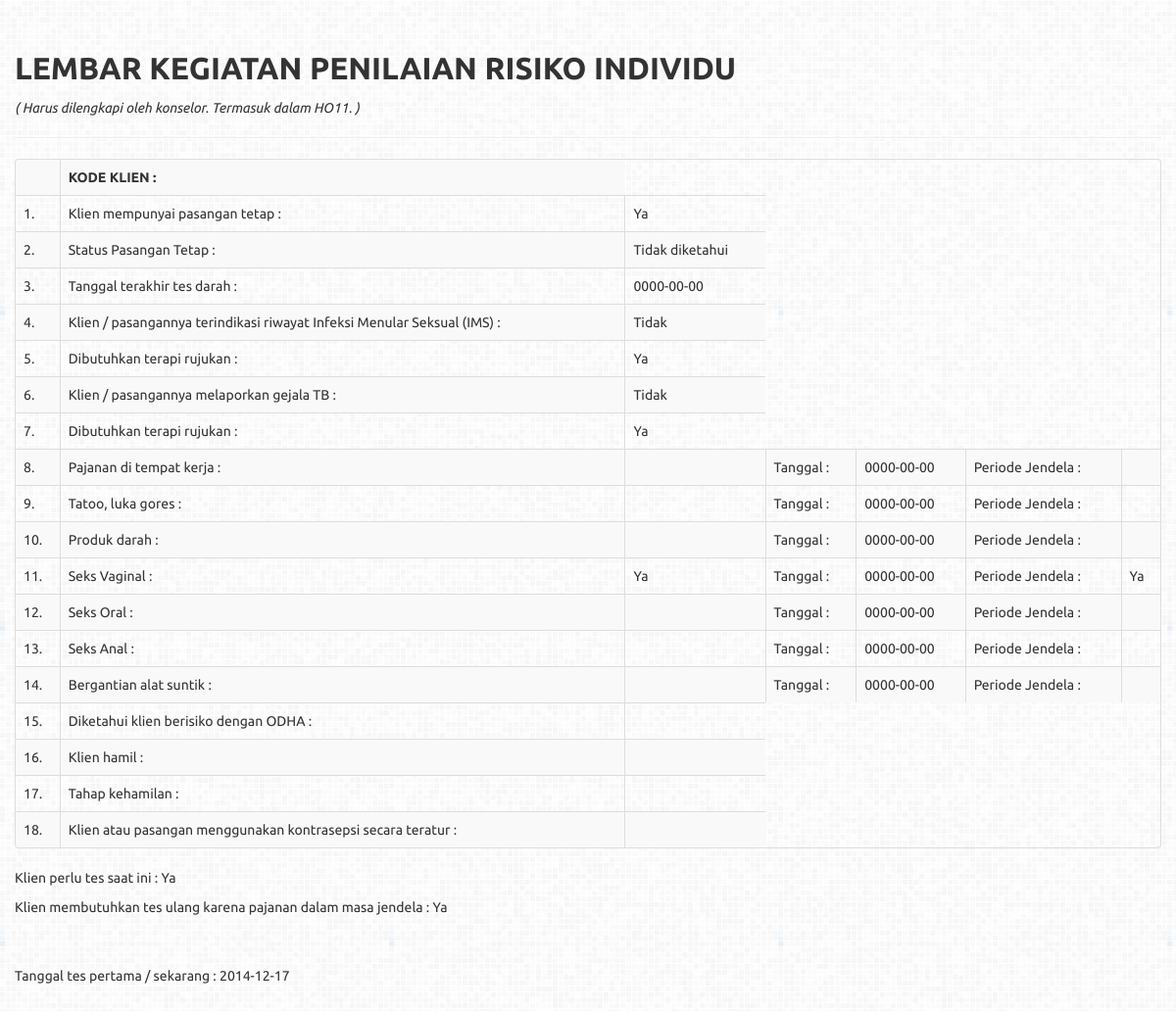
Screenshot of /user/view_lkpri.php with the database file from the repository.
### tables this page shows
CREATE TABLE IF NOT EXISTS `data_pasien` (
  `id_pasien` int(11) NOT NULL AUTO_INCREMENT,
  `kode_klien` varchar(20) NOT NULL,
  `nama_pasien` varchar(99) NOT NULL,
  `umur_pasien` int(3) NOT NULL,
  `ttl_pasien` varchar(20) NOT NULL,
  `alamat_pasien` varchar(100) NOT NULL,
  `notelp_pasien` varchar(99) NOT NULL,
  `konselor_pasien` varchar(99) NOT NULL,
  `tgl_konseling` varchar(20) NOT NULL,
  `kelamin_pasien` varchar(99) NOT NULL,
  `alasan_tes` varchar(99) NOT NULL,
  `tahu_vct` varchar(99) NOT NULL,
  `dengar_hiv` varchar(99) NOT NULL,
  `dengar_dari` varchar(10) NOT NULL,
  `pengetahuan_hiv` varchar(99) NOT NULL,
  `risk_penularan` varchar(99) NOT NULL,
  `pasangan_sex` varchar(99) NOT NULL,
  `status_perkawinan` varchar(99) NOT NULL,
  `kelamin_pasangan` varchar(99) NOT NULL,
  `terakhir_risk` varchar(20) NOT NULL,
  `suku_bangsa` varchar(99) NOT NULL,
  `agama_pasien` varchar(99) NOT NULL,
  `pendidikan_terakhir` varchar(99) NOT NULL,
  `pekerjaan_pasien` varchar(99) NOT NULL,
  `tindak_lanjut` varchar(99) NOT NULL,
  `lama_konseling` varchar(99) NOT NULL,
  `status_risk` varchar(99) NOT NULL,
  `keluhan_pasien` varchar(99) NOT NULL,
  `situasi_konseling` varchar(99) NOT NULL,
  `punya_pasangan` varchar(99) NOT NULL,
  `status_pasangan` varchar(99) NOT NULL,
  `tanggal_tesdarah` varchar(20) NOT NULL,
  `indikasi_pasangan_ims` varchar(99) NOT NULL,
  `terapi_rujukan_ims` varchar(99) NOT NULL,
  `gejala_tb` varchar(99) NOT NULL,
  `terapi_rujukan_tb` varchar(99) NOT NULL,
  `pajanan_tpt_kerja` varchar(99) NOT NULL,
  `tgl_pajanan` varchar(20) NOT NULL,
  `jend_pajanan` varchar(99) NOT NULL,
  `tato_luka` varchar(99) NOT NULL,
  `tgl_tato` varchar(20) NOT NULL,
  `jend_tato` varchar(99) NOT NULL,
  `produk_darah` varchar(99) NOT NULL,
  `tgl_produk_darah` varchar(20) NOT NULL,
  `jend_produk_darah` varchar(99) NOT NULL,
  `seks_vagina` varchar(99) NOT NULL,
  `tgl_vagina` varchar(20) NOT NULL,
  `jend_vagina` varchar(99) NOT NULL,
  `seks_oral` varchar(99) NOT NULL,
  `tgl_oral` varchar(20) NOT NULL,
  `jend_oral` varchar(99) NOT NULL,
  `seks_anal` varchar(99) NOT NULL,
  `tgl_anal` varchar(20) NOT NULL,
  `jend_anal` varchar(99) NOT NULL,
  `ganti_suntik` varchar(99) NOT NULL,
  `tgl_suntik` varchar(20) NOT NULL,
  `jend_suntik` varchar(99) NOT NULL,
  `risk_odha` varchar(99) NOT NULL,
  `pasien_hamil` varchar(99) NOT NULL,
  `tahap_hamil` varchar(99) NOT NULL,
  `kontrasepsi_teratur` varchar(99) NOT NULL,
  `perlu_tes` varchar(99) NOT NULL,
  `tesulang_jend` varchar(99) NOT NULL,
  `tgl_tes_pertama` varchar(20) NOT NULL,
  `tgl_tes_ulang` varchar(20) NOT NULL,
  PRIMARY KEY (`id_pasien`)
);

### user/view_lkpri.php (the view, shortened to what this page needs)
 <?php
include '../template/header.php';
?>
<div class="container">
				<h2>LEMBAR KEGIATAN PENILAIAN RISIKO INDIVIDU</h2>
                <p><i>( Harus dilengkapi oleh konselor. Termasuk dalam HO11. )</i></p>
	<hr />
<table class="table table-bordered table-striped">
    <?php
        $query="SELECT * FROM data_pasien where id_pasien='1'";
        $result=mysql_query($query) or die(mysql_error());
        while($rows=mysql_fetch_array($result)){
    ?>
    <tr>
        <td></td>
        <td><b>KODE KLIEN : </b><?php echo " ".$rows['kode_klien']; ?></td>
    <tr>
    <td>1.</td>
    <td>Klien mempunyai pasangan tetap :</td>
    <td><?php echo " ".$rows['punya_pasangan']; ?></td>
  </tr>
  <tr>
    <td>2.</td>
    <td>Status Pasangan Tetap :</td>
    <td><?php echo " ".$rows['status_pasangan']; ?></td>
  </tr>
  <tr>
    <td>3.</td>
    <td>Tanggal terakhir tes darah :</td>
    <td><?php echo " ".$rows['tanggal_tesdarah']; ?></td>
  </tr>
  <tr>
    <td>4.</td>
    <td>Klien / pasangannya terindikasi riwayat Infeksi Menular Seksual (IMS) :</td>
    <td><?php echo " ".$rows['indikasi_pasangan_ims']; ?></td>
  </tr>
  <tr>
    <td>5.</td>
    <td>Dibutuhkan terapi rujukan :</td>
    <td><?php echo " ".$rows['terapi_rujukan_ims']; ?></td>
  </tr>
  <tr>
    <td>6.</td>
    <td>Klien / pasangannya melaporkan gejala TB :</td>
    <td><?php echo " ".$rows['gejala_tb']; ?></td>
  </tr>
  <tr>
    <td>7.</td>
    <td>Dibutuhkan terapi rujukan :</td>
    <td><?php echo " ".$rows['terapi_rujukan_tb']; ?></td>
  </tr>
  <tr>
    <td>8.</td>
    <td>Pajanan di tempat kerja :</td>
    <td><?php echo " ".$rows['pajanan_tpt_kerja']; ?></td>
    <td>Tanggal :</td>
    <td><?php echo " ".$rows['tgl_pajanan']; ?></td>
    <td>Periode Jendela :</td>
    <td><?php echo " ".$rows['jend_pajanan']; ?></td>
  </tr>
  <tr>
    <td>9.</td>
    <td>Tatoo, luka gores :</td>
    <td><?php echo " ".$rows['tato_luka']; ?></td>
    <td>Tanggal :</td>
    <td><?php echo " ".$rows['tgl_tato']; ?></td>
    <td>Periode Jendela :</td>
    <td><?php echo " ".$rows['jend_tato']; ?></td>
  </tr>
  <tr>
    <td>10.</td>
    <td>Produk darah :</td>
    <td><?php echo " ".$rows['produk_darah']; ?></td>
    <td>Tanggal :</td>
    <td><?php echo " ".$rows['tgl_produk_darah']; ?></td>
    <td>Periode Jendela :</td>
    <td><?php echo " ".$rows['jend_produk_darah']; ?></td>  </tr>
  <tr>
    <td>11.</td>
    <td>Seks Vaginal :</td>
    <td><?php echo " ".$rows['seks_vagina']; ?></td>
    <td>Tanggal :</td>
    <td><?php echo " ".$rows['tgl_vagina']; ?></td>
    <td>Periode Jendela :</td>
    <td><?php echo " ".$rows['jend_vagina']; ?></td>  </tr>
  <tr>
    <td>12.</td>
    <td>Seks Oral :</td>
    <td><?php echo " ".$rows['seks_oral']; ?></td>
    <td>Tanggal :</td>
    <td><?php echo " ".$rows['tgl_oral']; ?></td>
    <td>Periode Jendela :</td>
    <td><?php echo " ".$rows['jend_oral']; ?></td>  </tr>
  <tr>
    <td>13.</td>
    <td>Seks Anal :</td>
    <td><?php echo " ".$rows['seks_anal']; ?></td>
    <td>Tanggal :</td>
    <td><?php echo " ".$rows['tgl_anal']; ?></td>
    <td>Periode Jendela :</td>
    <td><?php echo " ".$rows['jend_anal']; ?></td>  </tr>
  <tr>
    <td>14.</td>
    <td>Bergantian alat suntik :</td>
    <td><?php echo " ".$rows['ganti_suntik']; ?></td>
    <td>Tanggal :</td>
    <td><?php echo " ".$rows['tgl_suntik']; ?></td>
    <td>Periode Jendela :</td>
    <td><?php echo " ".$rows['jend_suntik']; ?></td>  </tr>
  <tr>
    <td>15.</td>
    <td>Diketahui klien berisiko dengan ODHA :</td>
    <td><?php echo " ".$rows['risk_odha']; ?></td>
  </tr>
  <tr>
    <td>16.</td>
    <td>Klien hamil :</td>
    <td><?php echo " ".$rows['pasien_hamil']; ?></td>
  </tr>
  <tr>
    <td>17.</td>
    <td>Tahap kehamilan :</td>
    <td><?php echo " ".$rows['tahap_hamil']; ?></td>
  </tr>
  <tr>
    <td>18.</td>
    <td>Klien atau pasangan menggunakan kontrasepsi secara teratur :</td>
    <td><?php echo " ".$rows['kontrasepsi_teratur']; ?></td>
  </tr>
  </table>
        <p>Klien perlu tes saat ini : <?php echo " ".$rows['perlu_tes']; ?></p>
        <p>Klien membutuhkan tes ulang karena pajanan dalam masa jendela : <?php echo " ".$rows['tesulang_jend']; ?></td>
    </p>
    <br>
    <br>
    <p>Tanggal tes pertama / sekarang : <?php echo " ".$rows['tgl_tes_pertama']; ?></td>
    </p>
  <?php
	}
	?>
</div>

### template/header.php (shortened to what this page needs)
<!DOCTYPE html>
<html lang="en">
	<head>
		<link href="../assets/css/bootstrap.css" rel="stylesheet">
		<link href="../assets/css/bootstrap-responsive.css" rel="stylesheet">
		<link href="../assets/css/docs.css" rel="stylesheet">
  		 <link rel="stylesheet" type="text/css" media="all" href="style.css">
		<link rel="stylesheet" href="../assets/css/default.css" type="text/css" media="screen" />
		<link rel="stylesheet" href="../assets/css/nivo-slider.css" type="text/css" media="screen" />
	</head>
	<body>

### assets/css/docs.css (style rules this page uses)
body { position: relative; padding-top: 40px; }

### template/header.php (style rules this page uses)
body { padding-top: 60px; padding-bottom: 40px; background: url('../assets/img/grey.png') repeat; }

### rows the page displays
data_pasien: punya_pasangan "Ya", status_pasangan "Tidak diketahui", tanggal_tesdarah "0000-00-00", indikasi_pasangan_ims "Tidak", terapi_rujukan_ims "Ya", gejala_tb "Tidak", terapi_rujukan_tb "Ya", tgl_pajanan "0000-00-00", tgl_tato "0000-00-00", tgl_produk_darah "0000-00-00", seks_vagina "Ya", tgl_vagina "0000-00-00", jend_vagina "Ya", tgl_oral "0000-00-00", tgl_anal "0000-00-00", tgl_suntik "0000-00-00", perlu_tes "Ya", tesulang_jend "Ya", tgl_tes_pertama "2014-12-17"
